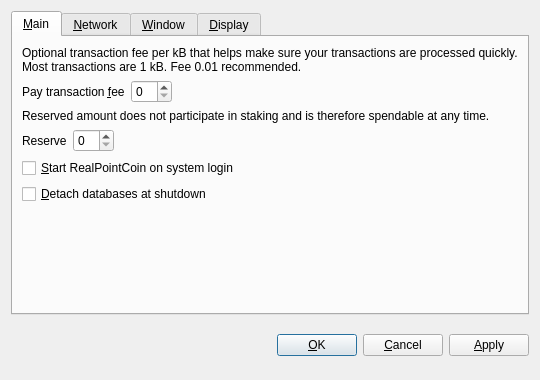
<?xml version="1.0" encoding="UTF-8"?>
<ui version="4.0">
 <class>OptionsDialog</class>
 <widget class="QDialog" name="OptionsDialog">
  <property name="geometry">
   <rect>
    <x>0</x>
    <y>0</y>
    <width>540</width>
    <height>380</height>
   </rect>
  </property>
  <property name="windowTitle">
   <string>Options</string>
  </property>
  <property name="modal">
   <bool>true</bool>
  </property>
  <layout class="QVBoxLayout" name="verticalLayout">
   <item>
    <widget class="QTabWidget" name="tabWidget">
     <property name="tabPosition">
      <enum>QTabWidget::North</enum>
     </property>
     <property name="currentIndex">
      <number>0</number>
     </property>
     <widget class="QWidget" name="tabMain">
      <attribute name="title">
       <string>&amp;Main</string>
      </attribute>
      <layout class="QVBoxLayout" name="verticalLayout_Main">
       <item>
        <widget class="QLabel" name="transactionFeeInfoLabel">
         <property name="text">
          <string>Optional transaction fee per kB that helps make sure your transactions are processed quickly. Most transactions are 1 kB. Fee 0.01 recommended.</string>
         </property>
         <property name="textFormat">
          <enum>Qt::PlainText</enum>
         </property>
         <property name="wordWrap">
          <bool>true</bool>
         </property>
        </widget>
       </item>
       <item>
        <layout class="QHBoxLayout" name="horizontalLayoutFee">
         <item>
          <widget class="QLabel" name="transactionFeeLabel">
           <property name="text">
            <string>Pay transaction &amp;fee</string>
           </property>
           <property name="textFormat">
            <enum>Qt::PlainText</enum>
           </property>
           <property name="buddy">
            <cstring>transactionFee</cstring>
           </property>
          </widget>
         </item>
         <item>
          <widget class="BitcoinAmountField" name="transactionFee"/>
         </item>
         <item>
          <spacer name="horizontalSpacerFee">
           <property name="orientation">
            <enum>Qt::Horizontal</enum>
           </property>
           <property name="sizeHint" stdset="0">
            <size>
             <width>40</width>
             <height>20</height>
            </size>
           </property>
          </spacer>
         </item>
        </layout>
       </item>
       <item>
        <widget class="QLabel" name="reserveBalanceInfoLabel">
         <property name="text">
          <string>Reserved amount does not participate in staking and is therefore spendable at any time.</string>
         </property>
         <property name="textFormat">
          <enum>Qt::PlainText</enum>
         </property>
         <property name="wordWrap">
          <bool>true</bool>
         </property>
        </widget>
       </item>
       <item>
        <layout class="QHBoxLayout" name="horizontalLayoutReserveBalance">
         <item>
          <widget class="QLabel" name="reserveBalanceLabel">
           <property name="text">
            <string>Reserve</string>
           </property>
           <property name="textFormat">
            <enum>Qt::PlainText</enum>
           </property>
           <property name="buddy">
            <cstring>reserveBalance</cstring>
           </property>
          </widget>
         </item>
         <item>
          <widget class="BitcoinAmountField" name="reserveBalance"/>
         </item>
         <item>
          <spacer name="horizontalSpacerReserveBalance">
           <property name="orientation">
            <enum>Qt::Horizontal</enum>
           </property>
           <property name="sizeHint" stdset="0">
            <size>
             <width>40</width>
             <height>20</height>
            </size>
           </property>
          </spacer>
         </item>
        </layout>
       </item>
       <item>
        <widget class="QCheckBox" name="bitcoinAtStartup">
         <property name="toolTip">
          <string>Automatically start RealPointCoin after logging in to the system.</string>
         </property>
         <property name="text">
          <string>&amp;Start RealPointCoin on system login</string>
         </property>
        </widget>
       </item>
       <item>
        <widget class="QCheckBox" name="detachDatabases">
         <property name="toolTip">
          <string>Detach block and address databases at shutdown. This means they can be moved to another data directory, but it slows down shutdown. The wallet is always detached.</string>
         </property>
         <property name="text">
          <string>&amp;Detach databases at shutdown</string>
         </property>
        </widget>
       </item>
       <item>
        <spacer name="verticalSpacer_Main">
         <property name="orientation">
          <enum>Qt::Vertical</enum>
         </property>
         <property name="sizeHint" stdset="0">
          <size>
           <width>20</width>
           <height>40</height>
          </size>
         </property>
        </spacer>
       </item>
      </layout>
     </widget>
     <widget class="QWidget" name="tabNetwork">
      <attribute name="title">
       <string>&amp;Network</string>
      </attribute>
      <layout class="QVBoxLayout" name="verticalLayout_Network">
       <item>
        <widget class="QCheckBox" name="mapPortUpnp">
         <property name="toolTip">
          <string>Automatically open the RealPointCoin client port on the router. This only works when your router supports UPnP and it is enabled.</string>
         </property>
         <property name="text">
          <string>Map port using &amp;UPnP</string>
         </property>
        </widget>
       </item>
       <item>
        <widget class="QCheckBox" name="connectSocks">
         <property name="toolTip">
          <string>Connect to the RealPointCoin network through a SOCKS proxy (e.g. when connecting through Tor).</string>
         </property>
         <property name="text">
          <string>&amp;Connect through SOCKS proxy:</string>
         </property>
        </widget>
       </item>
       <item>
        <layout class="QHBoxLayout" name="horizontalLayout_Network">
         <item>
          <widget class="QLabel" name="proxyIpLabel">
           <property name="text">
            <string>Proxy &amp;IP:</string>
           </property>
           <property name="textFormat">
            <enum>Qt::PlainText</enum>
           </property>
           <property name="buddy">
            <cstring>proxyIp</cstring>
           </property>
          </widget>
         </item>
         <item>
          <widget class="QValidatedLineEdit" name="proxyIp">
           <property name="maximumSize">
            <size>
             <width>140</width>
             <height>16777215</height>
            </size>
           </property>
           <property name="toolTip">
            <string>IP address of the proxy (e.g. 127.0.0.1)</string>
           </property>
          </widget>
         </item>
         <item>
          <widget class="QLabel" name="proxyPortLabel">
           <property name="text">
            <string>&amp;Port:</string>
           </property>
           <property name="textFormat">
            <enum>Qt::PlainText</enum>
           </property>
           <property name="buddy">
            <cstring>proxyPort</cstring>
           </property>
          </widget>
         </item>
         <item>
          <widget class="QLineEdit" name="proxyPort">
           <property name="maximumSize">
            <size>
             <width>55</width>
             <height>16777215</height>
            </size>
           </property>
           <property name="toolTip">
            <string>Port of the proxy (e.g. 9050)</string>
           </property>
          </widget>
         </item>
         <item>
          <widget class="QLabel" name="socksVersionLabel">
           <property name="text">
            <string>SOCKS &amp;Version:</string>
           </property>
           <property name="textFormat">
            <enum>Qt::PlainText</enum>
           </property>
           <property name="buddy">
            <cstring>socksVersion</cstring>
           </property>
          </widget>
         </item>
         <item>
          <widget class="QValueComboBox" name="socksVersion">
           <property name="toolTip">
            <string>SOCKS version of the proxy (e.g. 5)</string>
           </property>
          </widget>
         </item>
         <item>
          <spacer name="horizontalSpacer_Network">
           <property name="orientation">
            <enum>Qt::Horizontal</enum>
           </property>
           <property name="sizeHint" stdset="0">
            <size>
             <width>40</width>
             <height>20</height>
            </size>
           </property>
          </spacer>
         </item>
        </layout>
       </item>
       <item>
        <spacer name="verticalSpacer_Network">
         <property name="orientation">
          <enum>Qt::Vertical</enum>
         </property>
         <property name="sizeHint" stdset="0">
          <size>
           <width>20</width>
           <height>40</height>
          </size>
         </property>
        </spacer>
       </item>
      </layout>
     </widget>
     <widget class="QWidget" name="tabWindow">
      <attribute name="title">
       <string>&amp;Window</string>
      </attribute>
      <layout class="QVBoxLayout" name="verticalLayout_Window">
       <item>
        <widget class="QCheckBox" name="minimizeToTray">
         <property name="toolTip">
          <string>Show only a tray icon after minimizing the window.</string>
         </property>
         <property name="text">
          <string>&amp;Minimize to the tray instead of the taskbar</string>
         </property>
        </widget>
       </item>
       <item>
        <widget class="QCheckBox" name="minimizeOnClose">
         <property name="toolTip">
          <string>Minimize instead of exit the application when the window is closed. When this option is enabled, the application will be closed only after selecting Quit in the menu.</string>
         </property>
         <property name="text">
          <string>M&amp;inimize on close</string>
         </property>
        </widget>
       </item>
       <item>
        <spacer name="verticalSpacer_Window">
         <property name="orientation">
          <enum>Qt::Vertical</enum>
         </property>
         <property name="sizeHint" stdset="0">
          <size>
           <width>20</width>
           <height>40</height>
          </size>
         </property>
        </spacer>
       </item>
      </layout>
     </widget>
     <widget class="QWidget" name="tabDisplay">
      <attribute name="title">
       <string>&amp;Display</string>
      </attribute>
      <layout class="QVBoxLayout" name="verticalLayout_Display">
       <item>
        <layout class="QHBoxLayout" name="horizontalLayout_1_Display">
         <item>
          <widget class="QLabel" name="langLabel">
           <property name="text">
            <string>User Interface &amp;language:</string>
           </property>
           <property name="textFormat">
            <enum>Qt::PlainText</enum>
           </property>
           <property name="buddy">
            <cstring>lang</cstring>
           </property>
          </widget>
         </item>
         <item>
          <widget class="QValueComboBox" name="lang">
           <property name="toolTip">
            <string>The user interface language can be set here. This setting will take effect after restarting RealPointCoin.</string>
           </property>
          </widget>
         </item>
        </layout>
       </item>
       <item>
        <layout class="QHBoxLayout" name="horizontalLayout_2_Display">
         <item>
          <widget class="QLabel" name="unitLabel">
           <property name="text">
            <string>&amp;Unit to show amounts in:</string>
           </property>
           <property name="textFormat">
            <enum>Qt::PlainText</enum>
           </property>
           <property name="buddy">
            <cstring>unit</cstring>
           </property>
          </widget>
         </item>
         <item>
          <widget class="QValueComboBox" name="unit">
           <property name="toolTip">
            <string>Choose the default subdivision unit to show in the interface and when sending coins.</string>
           </property>
          </widget>
         </item>
        </layout>
       </item>
       <item>
        <widget class="QCheckBox" name="displayAddresses">
         <property name="toolTip">
          <string>Whether to show RealPointCoin addresses in the transaction list or not.</string>
         </property>
         <property name="text">
          <string>&amp;Display addresses in transaction list</string>
         </property>
        </widget>
       </item>
       <item>
        <widget class="QCheckBox" name="coinControlFeatures">
         <property name="toolTip">
          <string>Whether to show coin control features or not.</string>
         </property>
         <property name="text">
          <string>Display coin &amp;control features (experts only!)</string>
         </property>
        </widget>
       </item>
       <item>
        <spacer name="verticalSpacer_Display">
         <property name="orientation">
          <enum>Qt::Vertical</enum>
         </property>
         <property name="sizeHint" stdset="0">
          <size>
           <width>20</width>
           <height>40</height>
          </size>
         </property>
        </spacer>
       </item>
      </layout>
     </widget>
    </widget>
   </item>
   <item>
    <layout class="QHBoxLayout" name="horizontalLayout_Buttons">
     <item>
      <spacer name="horizontalSpacer_1">
       <property name="orientation">
        <enum>Qt::Horizontal</enum>
       </property>
       <property name="sizeHint" stdset="0">
        <size>
         <width>40</width>
         <height>48</height>
        </size>
       </property>
      </spacer>
     </item>
     <item>
      <widget class="QLabel" name="statusLabel">
       <property name="font">
        <font>
         <weight>75</weight>
         <bold>true</bold>
        </font>
       </property>
       <property name="text">
        <string/>
       </property>
       <property name="textFormat">
        <enum>Qt::PlainText</enum>
       </property>
       <property name="wordWrap">
        <bool>true</bool>
       </property>
      </widget>
     </item>
     <item>
      <spacer name="horizontalSpacer_2">
       <property name="orientation">
        <enum>Qt::Horizontal</enum>
       </property>
       <property name="sizeHint" stdset="0">
        <size>
         <width>40</width>
         <height>48</height>
        </size>
       </property>
      </spacer>
     </item>
     <item>
      <widget class="QPushButton" name="okButton">
       <property name="text">
        <string>&amp;OK</string>
       </property>
      </widget>
     </item>
     <item>
      <widget class="QPushButton" name="cancelButton">
       <property name="text">
        <string>&amp;Cancel</string>
       </property>
       <property name="autoDefault">
        <bool>false</bool>
       </property>
      </widget>
     </item>
     <item>
      <widget class="QPushButton" name="applyButton">
       <property name="text">
        <string>&amp;Apply</string>
       </property>
       <property name="autoDefault">
        <bool>false</bool>
       </property>
      </widget>
     </item>
    </layout>
   </item>
  </layout>
 </widget>
 <customwidgets>
  <customwidget>
   <class>BitcoinAmountField</class>
   <extends>QSpinBox</extends>
   <header>bitcoinamountfield.h</header>
  </customwidget>
  <customwidget>
   <class>QValueComboBox</class>
   <extends>QComboBox</extends>
   <header>qvaluecombobox.h</header>
  </customwidget>
  <customwidget>
   <class>QValidatedLineEdit</class>
   <extends>QLineEdit</extends>
   <header>qvalidatedlineedit.h</header>
  </customwidget>
 </customwidgets>
 <resources/>
 <connections/>
</ui>
